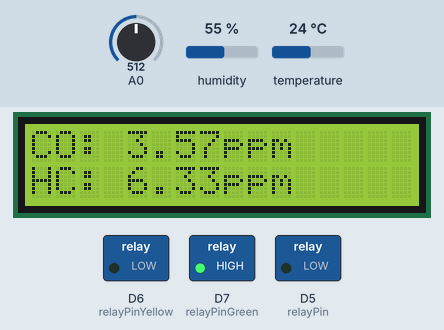
Recording of a sketch running on a simulated ESP8266 (NodeMCU). On the bench: 16×2 character LCD, switched loads named in the sketch (green lamp = pin HIGH). The test bench sets the inputs (shaded band); at power-on: A0 = 512, humidity 55 %, temperature 24 °C. WiFi joins after 1.5 s; servers stay silent unless stated; the local clock reads 2024-03-15 10:24:30 at power-on unless the sketch sets it; what the sketch prints to the serial monitor is not drawn.

Above: at 3.7 s.
At 5.7 s:
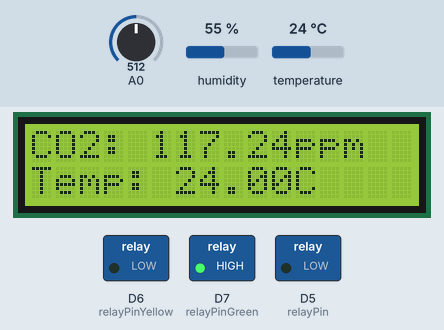
At 7.7 s:
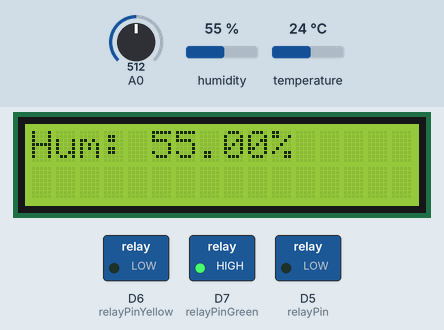
At 31.4 s:
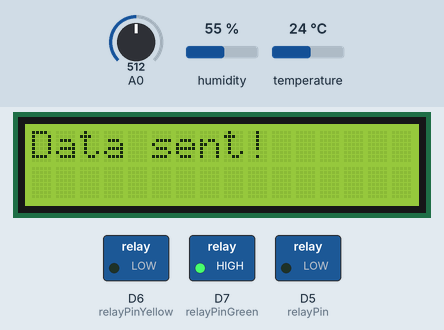
Timing chart, 0 to 32.9 s (numbered marks = the images above):
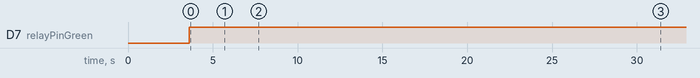

Measured:
- by itself, D7 (relayPinGreen): LOW → HIGH at 3.6 s
- what the display in image 0 shows lasts 2.1 s, from 3.6 s to 5.7 s
- what the display in image 2 shows lasts 2.3 s, from 7.7 s to 10.0 s

The sketch:

KP.ino
```cpp
#include <Wire.h>
#include <LiquidCrystal_I2C.h>
#include <RTClib.h>
#include <ESP8266WiFi.h>
#include <ThingSpeak.h>
#include <DHT.h>

RTC_DS3231 rtc;
LiquidCrystal_I2C lcd(0x27, 16, 2);
DHT dht(D2, DHT22);

const char* ssid = "estikuntari";
const char* password = "kuntariesti123";

const unsigned long myChannelNumber = 2690365;
const char* myWriteAPIKey = "11UCVD0FZLY8JZ3C";
WiFiClient client;

const int sensorCO = A0;          // MiCS-5524 sensor pin
const int sensorHC = A0;          // MiCS-5524 sensor pin
const int sensorMQ135 = A0;       // MQ135 sensor pin
const int relayPin = D5;
const int relayPinRed = D5;       // Pin lampu merah
const int relayPinYellow = D6;    // Pin lampu kuning
const int relayPinGreen = D7;     // Pin lampu hijau

// Ambang batas
const float CO_THRESHOLD = 50.0;  // Ambang batas CO (ppm)
const float HC_THRESHOLD = 500.0; // Ambang batas HC (ppm)
const float CO2_THRESHOLD = 1000.0; // Ambang batas CO2 (ppm)

// Rentang untuk lampu kuning
const float WARNING_FACTOR = 0.8; // 80% dari ambang batas

const float RL = 10.0; // Load resistance dalam kilo ohm
float Ro_CO = 9.8; // Nilai Ro di udara bersih untuk MiCS5524 (kalibrasi CO)
float Ro_HC = 10.0; // Nilai Ro di udara bersih untuk MiCS5524 (kalibrasi HC)
float Ro_CO2 = 10.0; // Nilai Ro di udara bersih untuk MQ-135 (kalibrasi CO2)

// Fungsi untuk menghitung nilai Rs dari sensor
float getSensorResistance(int pin) {
    int sensorValue = analogRead(pin);
    float sensorVoltage = (sensorValue / 1023.0) * 5.0;  // Tegangan sensor (0-5V)
    float Rs_value = (5.0 - sensorVoltage) / sensorVoltage * RL; // Menghitung Rs
    return Rs_value;
}

// Fungsi untuk menghitung konsentrasi CO (ppm) dari rasio Rs/Ro
float calculateCO(float ratio) {
    float ppm = pow(10, ((log10(ratio) - 0.45) / (-0.8)));
    return ppm;
}

// Fungsi untuk menghitung konsentrasi HC (ppm) dari rasio Rs/Ro
float calculateHC(float ratio) {
    float ppm = pow(10, ((log10(ratio) - 0.4) / (-0.5)));
    return ppm;
}

// Fungsi untuk menghitung konsentrasi CO2 (ppm) dari rasio Rs/Ro
float calculateCO2(float ratio) {
    float ppm = 116.6020682 * pow(ratio, -2.769034857);
    return ppm;
}

void setup() {
    Serial.begin(115200);

    if (WiFi.status() != WL_CONNECTED) {
        WiFi.begin(ssid, password);
        while (WiFi.status() != WL_CONNECTED) {
            delay(500);
            lcd.clear();
            lcd.print("Connecting...");
            Serial.println("Connecting to WiFi...");
        }
    }

    lcd.init();
    lcd.backlight();

    // Inisialisasi RTC DS3231
    if (!rtc.begin()) {
      Serial.println("RTC DS3231 tidak terdeteksi!");
      while (1);
    }


    pinMode(relayPin, OUTPUT);
    pinMode(relayPinRed, OUTPUT);
    pinMode(relayPinYellow, OUTPUT);
    pinMode(relayPinGreen, OUTPUT);
    digitalWrite(relayPin, LOW);
    dht.begin();

    ThingSpeak.begin(client);

    lcd.clear();
    lcd.setCursor(0, 0);
    lcd.print("Setup Complete");
    delay(2000);
}

void loop() {
    DateTime now = rtc.now();

    float temperature = dht.readTemperature();
    float humidity = dht.readHumidity();

    // Baca Rs dari sensor CO (MiCS5524) dan HC
    float Rs_CO = getSensorResistance(sensorCO);
    float Rs_HC = getSensorResistance(sensorHC);

    // Baca Rs dari sensor CO2 (MQ-135)
    float Rs_CO2 = getSensorResistance(sensorMQ135);

    // Kalibrasi menggunakan Rs/Ro
    float ratio_CO = Rs_CO / Ro_CO;   // Rasio Rs/Ro untuk CO
    float ratio_HC = Rs_HC / Ro_HC;   // Rasio Rs/Ro untuk HC
    float ratio_CO2 = Rs_CO2 / Ro_CO2; // Rasio Rs/Ro untuk CO2

    // Estimasi konsentrasi gas (ppm)
    float co_ppm = calculateCO(ratio_CO);
    float hc_ppm = calculateHC(ratio_HC);  // Menghitung konsentrasi HC
    float co2_ppm = calculateCO2(ratio_CO2);

    // Kontrol lampu lalu lintas berdasarkan kadar gas
    controlTrafficLight(co_ppm, hc_ppm, co2_ppm);

    // Display data on Serial Monitor
    Serial.print("CO: ");
    Serial.print(co_ppm);
    Serial.print(" ppm | ");
    Serial.print("HC: ");
    Serial.print(hc_ppm);
    Serial.print(" ppm | ");
    Serial.print("CO2: ");
    Serial.print(co2_ppm);
    Serial.print(" ppm | ");
    Serial.print("Temp: ");
    Serial.print(temperature);
    Serial.print(" C | ");
    Serial.print("Humidity: ");
    Serial.print(humidity);
    Serial.println(" %");

    lcd.clear();
    lcd.setCursor(0, 0);
    lcd.print("CO: ");
    lcd.print(co_ppm);
    lcd.print("ppm");
    lcd.setCursor(0, 1);
    lcd.print("HC: ");
    lcd.print(hc_ppm);
    lcd.print("ppm");
    delay(2000);

    lcd.clear();
    lcd.setCursor(0, 0);
    lcd.print("CO2: ");
    lcd.print(co2_ppm);
    lcd.print("ppm");
    lcd.setCursor(0, 1);
    lcd.print("Temp: ");
    lcd.print(temperature);
    lcd.print("C");
    delay(2000);

    lcd.clear();
    lcd.setCursor(0, 0);
    lcd.print("Hum: ");
    lcd.print(humidity);
    lcd.println("%");
    delay(2000);

    ThingSpeak.setField(1, temperature);
    ThingSpeak.setField(2, humidity);
    ThingSpeak.setField(3, co_ppm);
    ThingSpeak.setField(4, hc_ppm);
    ThingSpeak.setField(5, co2_ppm);

    int x = ThingSpeak.writeFields(myChannelNumber, myWriteAPIKey);
    if (x == 200) {
        lcd.clear();
        lcd.print("Data sent!");
        Serial.println("Data sent to ThingSpeak.");
    } else {
        lcd.clear();
        lcd.print("Send failed");
        Serial.println("Failed to send data. Error code: " + String(x));
    }
    delay(5000);

    // Check relay control time
    if (now.hour() == 6 && now.minute() == 0) {
        digitalWrite(relayPin, HIGH);
        delay(1000);
    } else if (now.hour() == 18 && now.minute() == 0) {
        digitalWrite(relayPin, LOW);
    }
    delay(10000);
}

// Fungsi untuk mengontrol lampu lalu lintas
void controlTrafficLight(float co, float hc, float co2) {
    bool redLight = false;
    bool yellowLight = false;
    bool greenLight = false;

    // Periksa kondisi untuk lampu merah
    if (co > CO_THRESHOLD || hc > HC_THRESHOLD || co2 > CO2_THRESHOLD) {
        redLight = true;  // Nyalakan lampu merah
    }
    // Periksa kondisi untuk lampu kuning
    else if ((co >= WARNING_FACTOR * CO_THRESHOLD) || (hc >= WARNING_FACTOR * HC_THRESHOLD) || (co2 >= WARNING_FACTOR * CO2_THRESHOLD)) {
        yellowLight = true; // Nyalakan lampu kuning
    }
    // Jika aman, nyalakan lampu hijau
    else {
        greenLight = true; // Nyalakan lampu hijau
    }

    // Aktifkan relay berdasarkan kondisi
    digitalWrite(relayPinRed, redLight ? HIGH : LOW);
    digitalWrite(relayPinYellow, yellowLight ? HIGH : LOW);
    digitalWrite(relayPinGreen, greenLight ? HIGH : LOW);

    // Tampilkan status lampu di LCD
    if (redLight) {
        lcd.setCursor(0, 0);
        lcd.print("Lampu Merah");
    } else if (yellowLight) {
        lcd.setCursor(0, 0);
        lcd.print("Lampu Kuning");
    } else {
        lcd.setCursor(0, 0);
        lcd.print("Lampu Hijau");
    }
}
```
